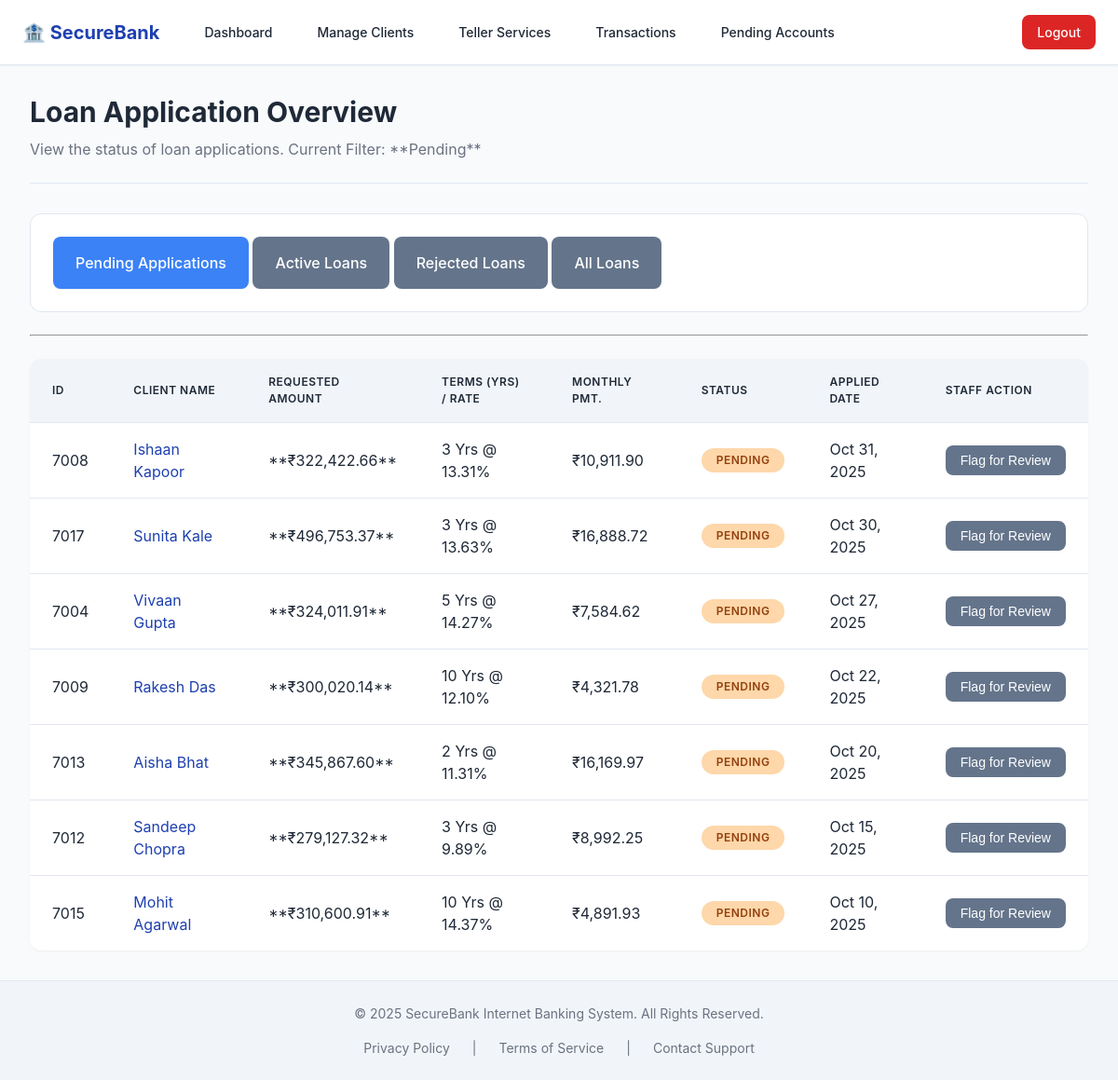
The page /staff/manage_loans.php (signed in) on the database its author committed.
### tables this page shows
CREATE TABLE IF NOT EXISTS loans (
    loan_id INT PRIMARY KEY AUTO_INCREMENT,
    user_id INT NOT NULL,
    loan_account_number VARCHAR(20) NOT NULL UNIQUE,
    amount_requested DECIMAL(15,2) NOT NULL,
    term_months INT NOT NULL,
    interest_rate DECIMAL(5,2) NOT NULL,
    monthly_payment DECIMAL(10,2),
    status VARCHAR(50) NOT NULL DEFAULT 'Pending',
    application_date TIMESTAMP DEFAULT CURRENT_TIMESTAMP,
    approval_date DATE NULL,
    FOREIGN KEY (user_id) REFERENCES users(user_id)
);

CREATE TABLE IF NOT EXISTS users (
    user_id INT PRIMARY KEY AUTO_INCREMENT,
    role_id INT NOT NULL,
    first_name VARCHAR(100) NOT NULL,
    last_name VARCHAR(100) NOT NULL,
    email VARCHAR(100) NOT NULL UNIQUE,
    phone VARCHAR(20),
    password_hash VARCHAR(255) NOT NULL,
    is_active BOOLEAN DEFAULT TRUE,
    created_at TIMESTAMP DEFAULT CURRENT_TIMESTAMP,
    FOREIGN KEY (role_id) REFERENCES user_roles(role_id)
);

### includes/functions.php (called while the page is built, shortened)
<?php
function formatCurrency(float $amount, string $currency_symbol = '₹'): string {
    return $currency_symbol . number_format($amount, 2, '.', ',');
}
function formatDate(string $datetime, string $format = 'M j, Y g:i A'): string {
    try {
        $date_obj = new DateTime($datetime);
        return $date_obj->format($format);
    } catch (Exception $e) {
        return "Invalid Date";
    }
}
?>

### staff/manage_loans.php (the view, shortened to what this page needs)
<?php
require_once __DIR__ . '/../includes/functions.php';
$conn = connectDB();
$loans = [];
$status_filter = $_GET['status'] ?? 'Pending';
try {
    $sql = "SELECT l.*, u.first_name, u.last_name, u.email
            FROM loans l
            JOIN users u ON l.user_id = u.user_id
            WHERE 1=1 ";
    $params = [];
    $types = "";
    if ($status_filter !== 'All') {
        $sql .= " AND l.status = ?";
        $params[] = $status_filter;
        $types .= "s";
    }
    $sql .= " ORDER BY l.application_date DESC";
    $stmt = $conn->prepare($sql);
    if (!empty($params)) {
        $stmt->bind_param($types, ...$params);
    }
    $stmt->execute();
    $loans = $stmt->get_result()->fetch_all(MYSQLI_ASSOC);
} catch (Exception $e) {
    $message = "Database error fetching loan applications.";
    $message_type = 'error';
    error_log("Staff Loan Fetch Error: " . $e->getMessage());
} finally {
    $conn->close();
}
?>
<?php require_once __DIR__ . '/../includes/header.php'; ?>
<div class="page-title">
    <h1>Loan Application Overview</h1>
    <p>View the status of loan applications. Current Filter: **<?php echo htmlspecialchars($status_filter); ?>**</p>
</div>
<div class="filter-section">
    <a href="manage_loans.php?status=Pending" class="btn-secondary <?php echo $status_filter === 'Pending' ? 'active-filter' : ''; ?>">Pending Applications</a>
    <a href="manage_loans.php?status=Active" class="btn-secondary <?php echo $status_filter === 'Active' ? 'active-filter' : ''; ?>">Active Loans</a>
    <a href="manage_loans.php?status=Rejected" class="btn-secondary <?php echo $status_filter === 'Rejected' ? 'active-filter' : ''; ?>">Rejected Loans</a>
    <a href="manage_loans.php?status=All" class="btn-secondary <?php echo $status_filter === 'All' ? 'active-filter' : ''; ?>">All Loans</a>
</div>
<hr>
<section class="loan-list-section">
    <?php if (!empty($loans)): ?>
    <table class="data-table">
        <thead>
            <tr>
                <th>ID</th>
                <th>Client Name</th>
                <th>Requested Amount</th>
                <th>Terms (Yrs) / Rate</th>
                <th>Monthly Pmt.</th>
                <th>Status</th>
                <th>Applied Date</th>
                <th>Staff Action</th>
            </tr>
        </thead>
        <tbody>
            <?php foreach ($loans as $loan): ?>
            <tr>
                <td><?php echo htmlspecialchars($loan['loan_id']); ?></td>
                <td><a href="client_details.php?id=<?php echo $loan['user_id']; ?>"><?php echo htmlspecialchars($loan['first_name'] . ' ' . $loan['last_name']); ?></a></td>
                <td>**<?php echo formatCurrency($loan['amount_requested']); ?>**</td>
                <td><?php echo $loan['term_months'] / 12; ?> Yrs @ <?php echo $loan['interest_rate']; ?>%</td>
                <td><?php echo $loan['monthly_payment'] ? formatCurrency($loan['monthly_payment']) : 'N/A'; ?></td>
                <td>
                    <span class="status-badge status-<?php echo strtolower($loan['status']); ?>"><?php echo htmlspecialchars($loan['status']); ?></span>
                </td>
                <td><?php echo formatDate($loan['application_date'], 'M j, Y'); ?></td>
                <td>
                    <?php if ($loan['status'] === 'Pending'): ?>
                        <form method="POST" action="manage_loans.php?status=Pending" style="display: inline;" onsubmit="return confirm('Confirm marking this loan for review?');">
                            <button type="submit" class="btn-small btn-secondary">Flag for Review</button>
                        </form>
                    <?php else: ?>
                        <span style="color: var(--secondary-color);">Reviewed</span>
                    <?php endif; ?>
                </td>
            </tr>
            <?php endforeach; ?>
        </tbody>
    </table>
    <?php else: ?>
        <div class="message-box">No **<?php echo htmlspecialchars($status_filter); ?>** loan applications found.</div>
    <?php endif; ?>
</section>
<?php
require_once __DIR__ . '/../includes/footer.php';
?>

### rows shown on the page
loans: loan_id "7008", user.last_name "Ishaan Kapoor", amount_requested "₹322,422.66", $loan['term_months']/12 "3", interest_rate "13.31", monthly_payment "₹10,911.90", status "PENDING", application_date "Oct 31, 2025"
loans: loan_id "7017", user.last_name "Sunita Kale", amount_requested "₹496,753.37", $loan['term_months']/12 "3", interest_rate "13.63", monthly_payment "₹16,888.72", status "PENDING", application_date "Oct 30, 2025"
loans: loan_id "7004", user.last_name "Vivaan Gupta", amount_requested "₹324,011.91", $loan['term_months']/12 "5", interest_rate "14.27", monthly_payment "₹7,584.62", status "PENDING", application_date "Oct 27, 2025"
loans: loan_id "7009", user.last_name "Rakesh Das", amount_requested "₹300,020.14", $loan['term_months']/12 "10", interest_rate "12.10", monthly_payment "₹4,321.78", status "PENDING", application_date "Oct 22, 2025"
loans: loan_id "7013", user.last_name "Aisha Bhat", amount_requested "₹345,867.60", $loan['term_months']/12 "2", interest_rate "11.31", monthly_payment "₹16,169.97", status "PENDING", application_date "Oct 20, 2025"
loans: loan_id "7012", user.last_name "Sandeep Chopra", amount_requested "₹279,127.32", $loan['term_months']/12 "3", interest_rate "9.89", monthly_payment "₹8,992.25", status "PENDING", application_date "Oct 15, 2025"
loans: loan_id "7015", user.last_name "Mohit Agarwal", amount_requested "₹310,600.91", $loan['term_months']/12 "10", interest_rate "14.37", monthly_payment "₹4,891.93", status "PENDING", application_date "Oct 10, 2025"

### other values the page prints
$status_filter "Pending"
